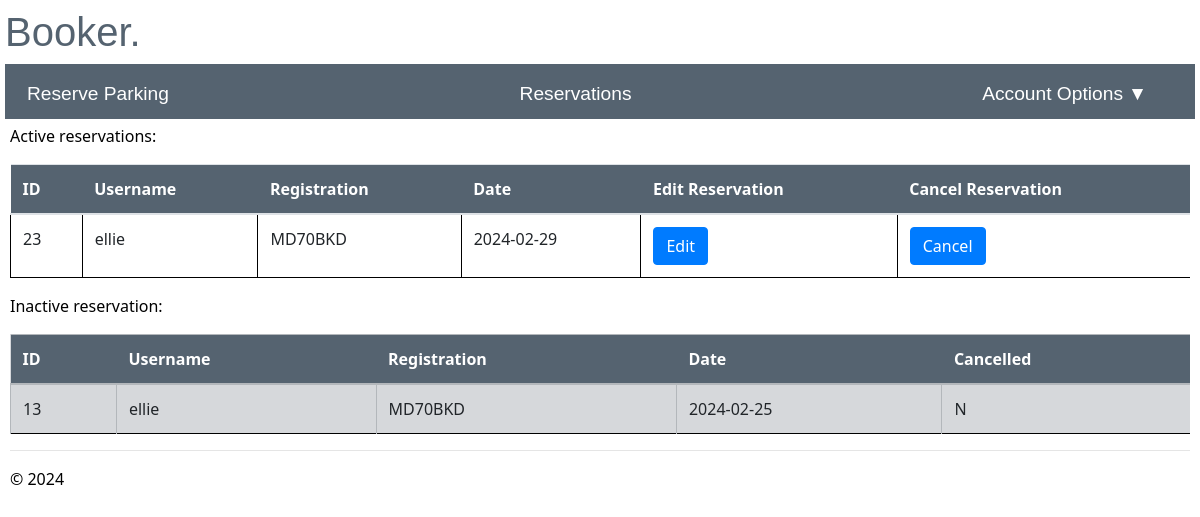
The app's page /reservations (signed in), older data.
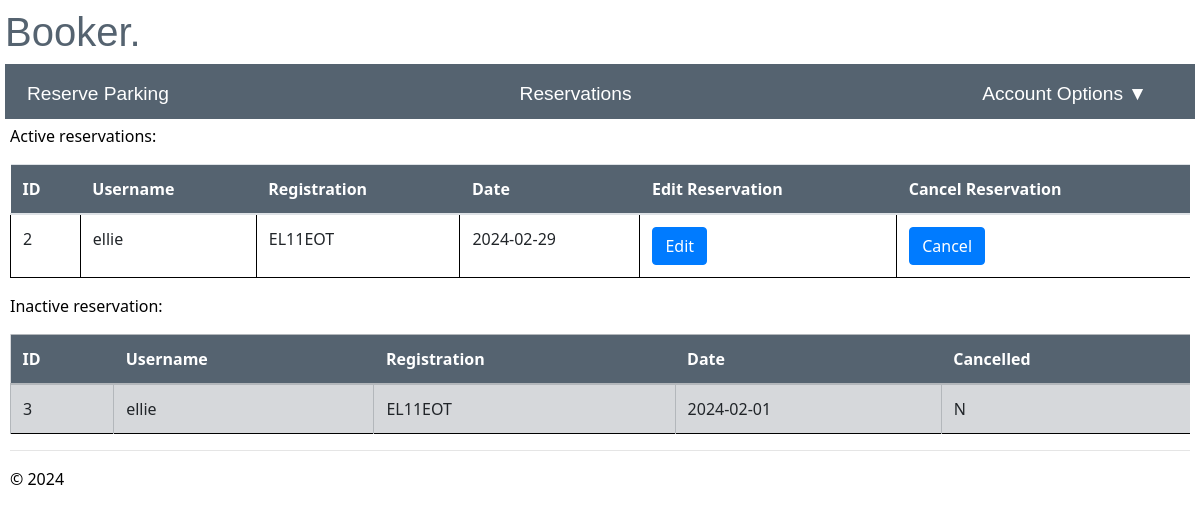
The same page, newer data.
### app/models/models.py (models this page shows)
class reserve(db.Model):
    __tablename__ = 'reserve'
    id = db.Column(db.Integer, primary_key=True, nullable=False)
    username = db.Column(db.String(20), db.ForeignKey('user.id'), nullable=False)
    registration = db.Column(db.String(9), nullable=False)
    date = db.Column(db.Integer,nullable=False)
    cancelled = db.Column(db.String(1), nullable=False, default='N')

### app/main/routes.py (the view)
@bp.route("/reservations")
@login_required
def reservations():
    if current_user.authorised =='Y':
        if current_user.role =='admin':
            active_reservations = reserve.query.filter(reserve.cancelled == 'N', reserve.date >= func.current_date()).all()
            inactive_reservations = reserve.query.filter(or_(reserve.cancelled == 'Y', reserve.date < func.current_date())).all()
            current_app.logger.info('Username: %s accessed reservations', current_user.username)
        else:
            active_reservations = reserve.query.filter(reserve.cancelled == 'N', reserve.date >= func.current_date(), reserve.username == current_user.username).all()
            inactive_reservations = reserve.query.filter(or_(reserve.cancelled == 'Y', reserve.date < func.current_date()), reserve.username == current_user.username).all()
            current_app.logger.info('Username: %s accessed reservations', current_user.username)
        return render_template("reservations.html", active_reservations=active_reservations, inactive_reservations=inactive_reservations)
    else:
        current_app.logger.warning('Username: %s attempted to access reservations when they are not authorised', current_user.username)
        flash("You are not authorised to access this page")
        return redirect(url_for("user.login"))

### app/__init__.py (called while the page is built)
def create_app():
    app = Flask(__name__)
    env_config = os.getenv("PROD_APP_SETTINGS", "config.Config")
    app.config.from_object(env_config)
    db.init_app(app)
    login_manager.init_app(app)
    app.logger.setLevel(logging.INFO)
    handler = RotatingFileHandler('app.log', maxBytes=10240, backupCount=10)
    handler.setLevel(logging.INFO)
    formatter = logging.Formatter('%(asctime)s - %(levelname)s - %(message)s', datefmt='%Y-%m-%d %H:%M:%S')
    handler.setFormatter(formatter)
    app.logger.addHandler(handler)
    from app.main import bp as main_bp
    app.register_blueprint(main_bp)
    from app.user import bp as user_bp
    app.register_blueprint(user_bp)
    from app.admin import bp as admin_bp
    app.register_blueprint(admin_bp)
    @login_manager.user_loader
    def load_user(user_id):
        return User.query.get(int(user_id))
    return app

### app/user/routes.py (called while the page is built)
@bp.before_app_request
def make_session_permanent():
    session.permanent = True
    current_app.permanent_session_lifetime = timedelta(seconds=30)

### app/main/templates/reservations.html (shortened to what this page needs)
{% extends "layout.html" %}
{% block content %}
<p>Active reservations:</p>
<table class="table table-hover">
  <thead class="active tables">
    <th>ID</th>
    <th>Username</th>
    <th>Registration</th>
    <th>Date</th>
    <th>Edit Reservation</th>
    <th>Cancel Reservation</th>
  </thead>
  <tbody>
    {% for reservation in active_reservations %}
    <tr>
      <td>{{reservation.id}}</td>
      <td>{{reservation.username}}</td>
      <td>{{reservation.registration}}</td>
      <td>{{reservation.date}}</td>
      <td><a href='{{url_for("main.edit_reservations", id=reservation.id)}}' class='btn btn-primary'>Edit</a></td>
      <td>
        <form method="POST" action="/cancel_reservation/">
          <input type="submit" class='btn btn-primary' value='Cancel'>
        </form>
      </td>
    </tr>
    {% endfor %}
  </tbody>
</table>
<p> Inactive reservation:</p>
<table class="table table-secondary">
  <thead class="inactive tables">
    <th>ID</th>
    <th>Username</th>
    <th>Registration</th>
    <th>Date</th>
    <th>Cancelled</th>
  </thead>
  <tbody>
    {% for reservation in inactive_reservations %}
    <tr>
      <td>{{reservation.id}}</td>
      <td>{{reservation.username}}</td>
      <td>{{reservation.registration}}</td>
      <td>{{reservation.date}}</td>
      <td>{{reservation.cancelled}}</td>
    </tr>
    {% endfor %}
  </tbody>
</table>
{% endblock %}

Row changes from the older to the newer data that the page shows:
removed reserve: id "23", username "ellie", registration "MD70BKD", date "2024-02-29", shown under "Booker."
removed reserve: id "13", username "ellie", registration "MD70BKD", date "2024-02-25", cancelled "N"
now on this page (row edited): reserve: id "2", username "ellie", registration "EL11EOT", date "2024-02-29", shown under "Booker."
now on this page (row edited): reserve: id "3", username "ellie", registration "EL11EOT", date "2024-02-01", cancelled "N"
